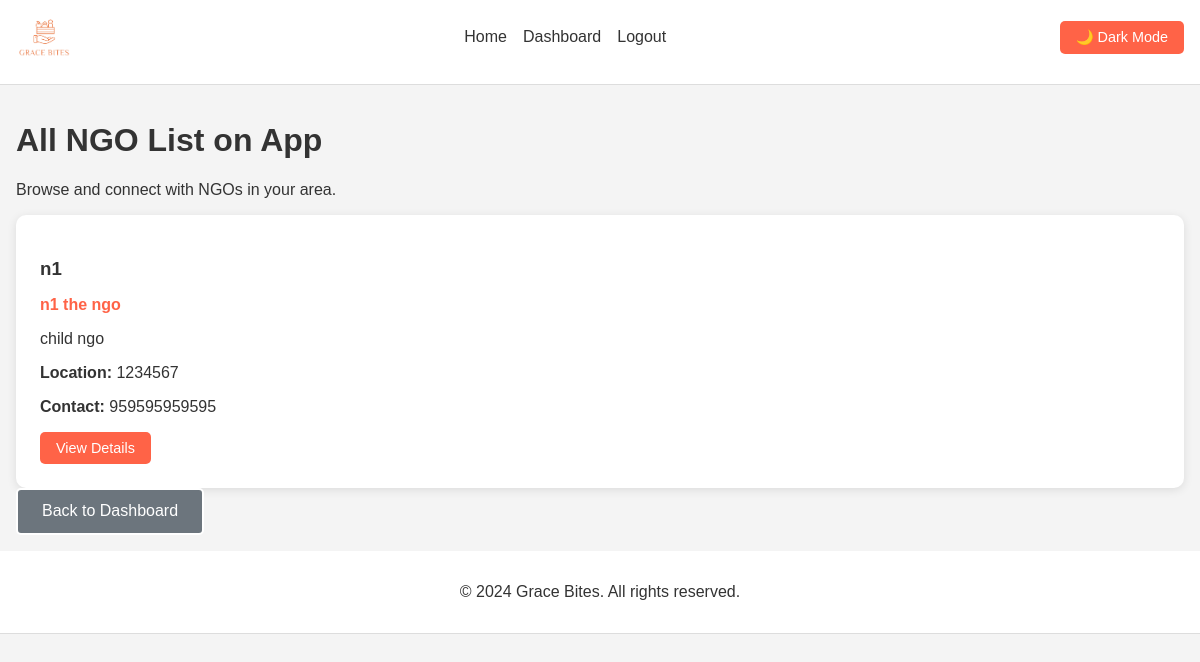
Page /eventplanner/view-all-ngos/ (signed in) on the committed database.
### accounts/models.py (models this page shows, shortened)
class User(AbstractUser):
    class Role(models.TextChoices):
        ADMIN = "ADMIN", "Admin"
        RESTAURANT = "RESTAURANT", "Restaurant"
        NGO = "NGO", "Ngo"
        EVENTPLANNER = "EVENTPLANNER", "Event Planner"
    role = models.CharField(max_length=50, choices=Role.choices, default=Role.RESTAURANT)

### core/models.py (models this page shows, shortened)
class NGOProfile(models.Model):
    user = models.OneToOneField(settings.AUTH_USER_MODEL, on_delete=models.CASCADE, related_name='ngo_profile')
    organization_name = models.CharField(max_length=255)
    address = models.CharField(max_length=255)
    contact_number = models.CharField(max_length=20)
    profile_picture = models.ImageField(upload_to='ngo_profile_pics/', null=True, blank=True)
    mission_statement = models.TextField(blank=True)
    description = models.TextField(blank=True)
    target_beneficiaries = models.CharField(max_length=255, blank=True)

### eventplanner/views.py (the view)
# urls.py: path('view-all-ngos/', views.view_all_ngos_from_event, name='view_all_ngos_from_event'),
@login_required
def view_all_ngos_from_event(request):
    all_ngos = []
    ngo_users = User.objects.filter(role=User.Role.NGO)
    for ngo_user in ngo_users:
        try:
            ngo_profile = NGOProfile.objects.get(user=ngo_user)
            all_ngos.append({
                'user': ngo_user,
                'profile': ngo_profile
            })
        except NGOProfile.DoesNotExist:
            try:
                from core.models import UserProfile
                old_profile = UserProfile.objects.get(user=ngo_user)
                all_ngos.append({
                    'user': ngo_user,
                    'profile': old_profile
                })
            except:
                all_ngos.append({
                    'user': ngo_user,
                    'profile': None
                })
    return render(request, 'eventplanner/view_all_ngos.html', {'all_ngos': all_ngos})

### templates/eventplanner/view_all_ngos.html (shortened to what this page needs)
{% extends 'base.html' %}
{% block content %}
<div class="container">
    <div class="ngos-container">
        <h1>All NGO List on App</h1>
        <p>Browse and connect with NGOs in your area.</p>
        <div class="ngos-grid">
            {% for ngo_data in all_ngos %}
            <div class="ngo-card">
                <div class="ngo-header">
                    <h3>{{ ngo_data.user.username }}</h3>
                    {% if ngo_data.profile %}
                        {% if ngo_data.profile.organization_name %}
                            <p class="org-name">{{ ngo_data.profile.organization_name }}</p>
                        {% endif %}
                    {% endif %}
                </div>
                <div class="ngo-details">
                    {% if ngo_data.profile %}
                        {% if ngo_data.profile.description %}
                            <p>{{ ngo_data.profile.description|truncatewords:20 }}</p>
                        {% endif %}
                        <p><strong>Location:</strong> {{ ngo_data.profile.address }}</p>
                        <p><strong>Contact:</strong> {{ ngo_data.profile.contact_number }}</p>
                    {% else %}
                        <p><strong>Location:</strong> Not specified</p>
                        <p><strong>Contact:</strong> Not specified</p>
                    {% endif %}
                </div>
                <div class="ngo-actions">
                    <a href="{% url 'view_ngo_details_from_event' ngo_data.user.id %}" class="btn btn-small">View Details</a>
                </div>
            </div>
            {% empty %}
            <div class="empty-state">
                <p>No NGOs registered yet.</p>
                <a href="{% url 'eventplanner_dashboard' %}" class="btn">Back to Dashboard</a>
            </div>
            {% endfor %}
        </div>
        <div class="actions">
            <a href="{% url 'eventplanner_dashboard' %}" class="btn btn-secondary">Back to Dashboard</a>
        </div>
    </div>
</div>
{% endblock %}

### static/css/style.css (style rules this page uses)
body { font-family: Arial, sans-serif; margin: 0; padding: 0; transition: background-color 0.3s, color 0.3s; }
a { text-decoration: none; }
body.light-theme { background-color: #f4f4f4; color: #333; }
.btn { background-color: #ff6347; color: #fff; padding: 0.8rem 1.5rem; border-radius: 5px; font-size: 1rem; transition: background-color 0.3s; border: none; cursor: pointer; text-decoration: none; display: inline-block; }
.btn-secondary { background-color: transparent; color: #fff; border: 2px solid #fff; }
.ngos-grid, .restaurants-grid { display: grid; grid-template-columns: repeat(auto-fit, minmax(300px, 1fr)); gap: 2rem; }
.ngo-card, .restaurant-card { background: #fff; border-radius: 10px; box-shadow: 0 2px 10px rgba(0, 0, 0, 0.1); padding: 1.5rem; transition: transform 0.3s ease; }
.light-theme .ngo-card, .light-theme .restaurant-card { background: #fff; }
.ngo-header, .restaurant-header { margin-bottom: 1rem; }
.ngo-header h3, .restaurant-header h3 { color: inherit; margin-bottom: 0.5rem; }
.org-name { color: #ff6347; font-weight: bold; }
.ngo-details, .restaurant-details { margin-bottom: 1rem; }
.ngo-details p, .restaurant-details p { margin-bottom: 0.5rem; color: inherit; }
.ngo-actions, .restaurant-actions { display: flex; gap: 0.5rem; }
.btn-small { padding: 0.5rem 1rem; font-size: 0.9rem; }
.btn-secondary { background-color: #6c757d; }

### rows in the picture
User: user.username "n1", profile.organization_name "n1 the ngo", profile.description "child ngo", profile.address "1234567", profile.contact_number "959595959595"
